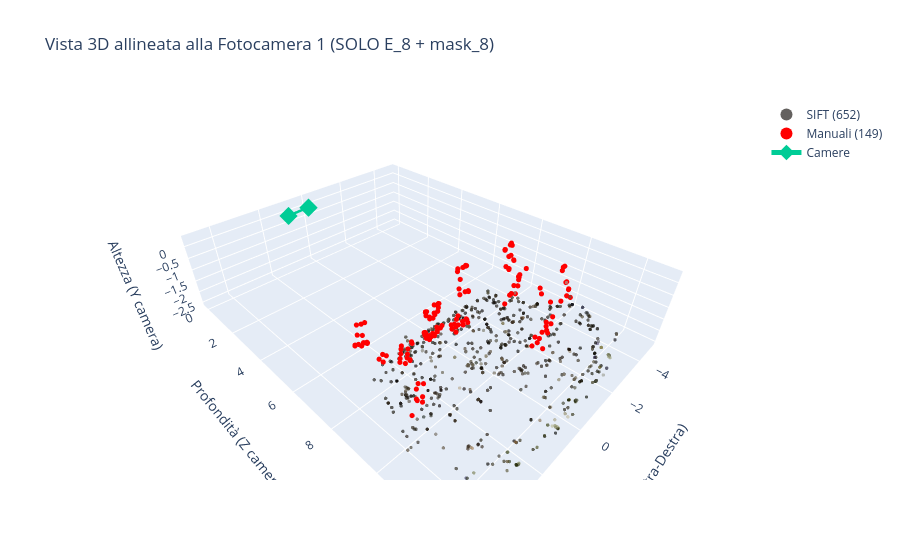

Write notebook code for a chart like this one.
### Code cell
import os
import sys
import numpy as np
import cv2
import plotly.graph_objects as go

# Camera overlay: OFF by default. Enable with: python step3_reconstruct_and_visualize_plotly.py --cameras
SHOW_CAMERAS = True

IMG1_PATH = "object/img1.JPG"
CALIB_PATH = "camera_calib.npz"
E_RES_PATH = "outputs/E_results.npz"

OUT_DIR = "outputs"
os.makedirs(OUT_DIR, exist_ok=True)

img1 = cv2.imread(IMG1_PATH)
assert img1 is not None, "Errore caricamento img1."
img1_rgb = cv2.cvtColor(img1, cv2.COLOR_BGR2RGB)

cal = np.load(CALIB_PATH)
K = cal["K"].astype(np.float64)
dist = cal["dist"].astype(np.float64)

res = np.load(E_RES_PATH, allow_pickle=True)

# ============================================================
# USA SOLO LA TUA SOLUZIONE (E_8 + mask_8)
# ============================================================
if "E_8" not in res:
    raise RuntimeError("E_8 non presente in E_results.npz: rigenera lo step2 salvando E_8.")
E = res["E_8"].astype(np.float64)

if "mask_8" not in res:
    raise RuntimeError(
        "mask_8 non presente in E_results.npz.\n"
        "Rigenera E_results.npz con lo step2 che salva mask_8."
    )
mask_in = res["mask_8"].astype(bool)
print("✅ Uso SOLO E_8 + mask_8 (nessun fallback su OpenCV)")

# ------------------------------------------------------------
# Caricamento punti
# ------------------------------------------------------------
if "pts1_px" not in res or "pts1_norm" not in res or "pts2_norm" not in res:
    raise RuntimeError(
        "Nel file E_results.npz mancano pts1_px / pts1_norm / pts2_norm.\n"
        "Assicurati che step2 salvi questi array."
    )

pts1_px = res["pts1_px"].astype(np.float64)
pts1_norm = res["pts1_norm"].astype(np.float64)
pts2_norm = res["pts2_norm"].astype(np.float64)

src_is_manual = res["src_is_manual"].astype(bool) if "src_is_manual" in res else np.zeros(len(pts1_px), dtype=bool)

# Applica solo la tua mask_8
pts1_n = pts1_norm[mask_in].reshape(-1, 1, 2)
pts2_n = pts2_norm[mask_in].reshape(-1, 1, 2)
pts1_p = pts1_px[mask_in]
is_manual = src_is_manual[mask_in]

# ------------------------------------------------------------
# recoverPose con la tua E_8 (cameraMatrix = I perché punti norm)
# ------------------------------------------------------------
retval, R, t, mask_pose = cv2.recoverPose(E, pts1_n, pts2_n, np.eye(3))
mask_pose = mask_pose.ravel().astype(bool)

pts1_final_n = pts1_n[mask_pose].reshape(-1, 2)
pts2_final_n = pts2_n[mask_pose].reshape(-1, 2)
pts1_final_px = pts1_p[mask_pose].astype(np.int32)
is_manual_final = is_manual[mask_pose]

# ------------------------------------------------------------
# Triangolazione (coordinate normalizzate)
# ------------------------------------------------------------
P1 = np.hstack([np.eye(3), np.zeros((3, 1))])
P2 = np.hstack([R, t])

X_h = cv2.triangulatePoints(P1, P2, pts1_final_n.T, pts2_final_n.T)
X = (X_h[:3, :] / (X_h[3, :] + 1e-12)).T

# Colori presi da img1
colors_rgb = np.array([
    img1_rgb[
        np.clip(pt[1], 0, img1_rgb.shape[0] - 1),
        np.clip(pt[0], 0, img1_rgb.shape[1] - 1)
    ] / 255.0 for pt in pts1_final_px
])

# ------------------ FILTRI ------------------
X2 = (R @ X.T + t).T
mask_cheir = (X[:, 2] > 0) & (X2[:, 2] > 0)

dists_all = np.linalg.norm(X, axis=1)
th = np.quantile(dists_all[mask_cheir], 0.9) if np.sum(mask_cheir) > 0 else np.inf
mask_dist = dists_all < th

mask_keep = mask_cheir & mask_dist
X = X[mask_keep]
colors_rgb = colors_rgb[mask_keep]
is_manual_final = is_manual_final[mask_keep]

n_sift = int(np.sum(~is_manual_final))
n_manual = int(np.sum(is_manual_final))
print(f"Punti ricostruiti: {len(X)} (SIFT={n_sift}, MANUAL={n_manual})")

# ------------------ TRANSFORM PLOT ------------------
def transform_to_plot(pts):
    # Stessa tua convenzione: (x, z, -y)
    x_p = pts[:, 0]
    y_p = pts[:, 2]
    z_p = -pts[:, 1]
    return x_p, y_p, z_p

def camera_center_from_Rt(R, t):
    return (-R.T @ t).reshape(3)

def rgb_str(c):
    r, g, b = (np.clip(c, 0, 1) * 255).astype(int)
    return f"rgb({r},{g},{b})"

sift_mask = ~is_manual_final
manual_mask = is_manual_final

data = []

# SIFT cloud (colorata)
if np.sum(sift_mask) > 0:
    xs, ys, zs = transform_to_plot(X[sift_mask])
    cols = [rgb_str(c) for c in colors_rgb[sift_mask]]
    data.append(go.Scatter3d(
        x=xs, y=ys, z=zs,
        mode="markers",
        name=f"SIFT ({n_sift})",
        marker=dict(size=2, color=cols, opacity=0.65)
    ))

# Manual (rossi)
if np.sum(manual_mask) > 0:
    xm, ym, zm = transform_to_plot(X[manual_mask])
    data.append(go.Scatter3d(
        x=xm, y=ym, z=zm,
        mode="markers",
        name=f"Manuali ({n_manual})",
        marker=dict(size=3, color="red", opacity=1.0)
    ))

# Camere (opzionale)
if SHOW_CAMERAS:
    C1 = np.zeros(3)
    C2 = camera_center_from_Rt(R, t)
    C_plot = np.vstack([C1, C2])
    xc, yc, zc = transform_to_plot(C_plot)

    data.append(go.Scatter3d(
        x=xc, y=yc, z=zc,
        mode="markers+lines",
        name="Camere",
        marker=dict(size=6, symbol="diamond"),
        line=dict(width=5)
    ))

fig = go.Figure(data=data)

fig.update_layout(
    title="Vista 3D allineata alla Fotocamera 1 (SOLO E_8 + mask_8)",
    scene=dict(
        xaxis_title="X (Sinistra-Destra)",
        yaxis_title="Profondità (Z camera)",
        zaxis_title="Altezza (Y camera)",
        aspectmode="data"  # scala coerente tra assi
    ),
    legend=dict(itemsizing="constant")
)

fig.show()

### Figure 1 — Plotly figure (JSON) as saved in the notebook; plotly's stock layout.template omitted (floating-point values rounded to 4 significant figures; data arrays with more than 128 entries replaced by an {"elided": "..."} marker saying what was removed)
{"data": [{"marker": {"color": {"elided": "652 str values"}, "opacity": 0.65, "size": 2}, "mode": "markers", "name": "SIFT (652)", "type": "scatter3d", "x": {"elided": "652 float values"}, "y": {"elided": "652 float values"}, "z": {"elided": "652 float values"}}, {"marker": {"color": "red", "opacity": 1, "size": 3}, "mode": "markers", "name": "Manuali (149)", "type": "scatter3d", "x": {"elided": "149 float values"}, "y": {"elided": "149 float values"}, "z": {"elided": "149 float values"}}, {"line": {"width": 5}, "marker": {"size": 6, "symbol": "diamond"}, "mode": "markers+lines", "name": "Camere", "type": "scatter3d", "x": [0.0, 0.9987], "y": [0.0, 0.04524], "z": [-0.0, -0.0237]}], "layout": {"legend": {"itemsizing": "constant"}, "scene": {"aspectmode": "data", "xaxis": {"title": {"text": "X (Sinistra-Destra)"}}, "yaxis": {"title": {"text": "Profondità (Z camera)"}}, "zaxis": {"title": {"text": "Altezza (Y camera)"}}}, "title": {"text": "Vista 3D allineata alla Fotocamera 1 (SOLO E_8 + mask_8)"}}}
